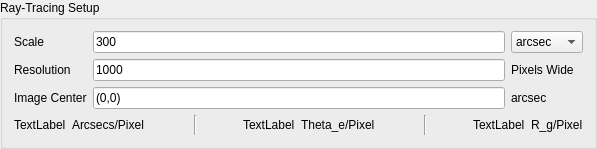
          <widget class="QGroupBox" name="canvasSetupBox">
           <property name="title">
            <string>Ray-Tracing Setup</string>
           </property>
           <layout class="QVBoxLayout" name="verticalLayout_7">
            <item>
             <layout class="QGridLayout" name="gridLayout_2">
              <item row="0" column="1">
               <widget class="QLineEdit" name="scaleInput">
                <property name="enabled">
                 <bool>true</bool>
                </property>
                <property name="text">
                 <string>300</string>
                </property>
               </widget>
              </item>
              <item row="0" column="0">
               <widget class="QLabel" name="label_21">
                <property name="text">
                 <string>Scale</string>
                </property>
               </widget>
              </item>
              <item row="1" column="0">
               <widget class="QLabel" name="label_20">
                <property name="text">
                 <string>Resolution</string>
                </property>
               </widget>
              </item>
              <item row="1" column="1">
               <widget class="QLineEdit" name="dimensionInput">
                <property name="enabled">
                 <bool>true</bool>
                </property>
                <property name="text">
                 <string>1000</string>
                </property>
               </widget>
              </item>
              <item row="1" column="2">
               <widget class="QLabel" name="label_26">
                <property name="text">
                 <string>Pixels Wide</string>
                </property>
               </widget>
              </item>
              <item row="2" column="0">
               <widget class="QLabel" name="label_18">
                <property name="text">
                 <string>Image Center</string>
                </property>
               </widget>
              </item>
              <item row="2" column="2">
               <widget class="QLabel" name="label_24">
                <property name="text">
                 <string>arcsec</string>
                </property>
               </widget>
              </item>
              <item row="2" column="1">
               <widget class="QLineEdit" name="gCenter">
                <property name="text">
                 <string>(0,0)</string>
                </property>
               </widget>
              </item>
              <item row="0" column="2">
               <widget class="QComboBox" name="scaleUnitOption">
                <item>
                 <property name="text">
                  <string>arcsec</string>
                 </property>
                </item>
                <item>
                 <property name="text">
                  <string>uas</string>
                 </property>
                </item>
                <item>
                 <property name="text">
                  <string>r_g</string>
                 </property>
                </item>
                <item>
                 <property name="text">
                  <string notr="true">theta_E</string>
                 </property>
                </item>
               </widget>
              </item>
             </layout>
            </item>
            <item>
             <layout class="QHBoxLayout" name="horizontalLayout_10">
              <item>
               <widget class="QLabel" name="pixelAngleLabel_angle">
                <property name="text">
                 <string>TextLabel</string>
                </property>
               </widget>
              </item>
              <item>
               <widget class="QLabel" name="label_36">
                <property name="text">
                 <string>Arcsecs/Pixel </string>
                </property>
               </widget>
              </item>
              <item>
               <spacer name="horizontalSpacer_5">
                <property name="orientation">
                 <enum>Qt::Horizontal</enum>
                </property>
                <property name="sizeHint" stdset="0">
                 <size>
                  <width>40</width>
                  <height>20</height>
                 </size>
                </property>
               </spacer>
              </item>
              <item>
               <widget class="Line" name="line">
                <property name="orientation">
                 <enum>Qt::Vertical</enum>
                </property>
               </widget>
              </item>
              <item>
               <spacer name="horizontalSpacer_7">
                <property name="orientation">
                 <enum>Qt::Horizontal</enum>
                </property>
                <property name="sizeHint" stdset="0">
                 <size>
                  <width>40</width>
                  <height>20</height>
                 </size>
                </property>
               </spacer>
              </item>
              <item>
               <widget class="QLabel" name="pixelAngleLabel_thetaE">
                <property name="text">
                 <string>TextLabel</string>
                </property>
               </widget>
              </item>
              <item>
               <widget class="QLabel" name="label_35">
                <property name="text">
                 <string>Theta_e/Pixel </string>
                </property>
               </widget>
              </item>
              <item>
               <spacer name="horizontalSpacer_6">
                <property name="orientation">
                 <enum>Qt::Horizontal</enum>
                </property>
                <property name="sizeHint" stdset="0">
                 <size>
                  <width>40</width>
                  <height>20</height>
                 </size>
                </property>
               </spacer>
              </item>
              <item>
               <widget class="Line" name="line_2">
                <property name="orientation">
                 <enum>Qt::Vertical</enum>
                </property>
               </widget>
              </item>
              <item>
               <spacer name="horizontalSpacer_8">
                <property name="orientation">
                 <enum>Qt::Horizontal</enum>
                </property>
                <property name="sizeHint" stdset="0">
                 <size>
                  <width>40</width>
                  <height>20</height>
                 </size>
                </property>
               </spacer>
              </item>
              <item>
               <widget class="QLabel" name="pixelAngleLabel_Rg">
                <property name="text">
                 <string>TextLabel</string>
                </property>
               </widget>
              </item>
              <item>
               <widget class="QLabel" name="label_34">
                <property name="text">
                 <string>R_g/Pixel</string>
                </property>
               </widget>
              </item>
             </layout>
            </item>
           </layout>
          </widget>
